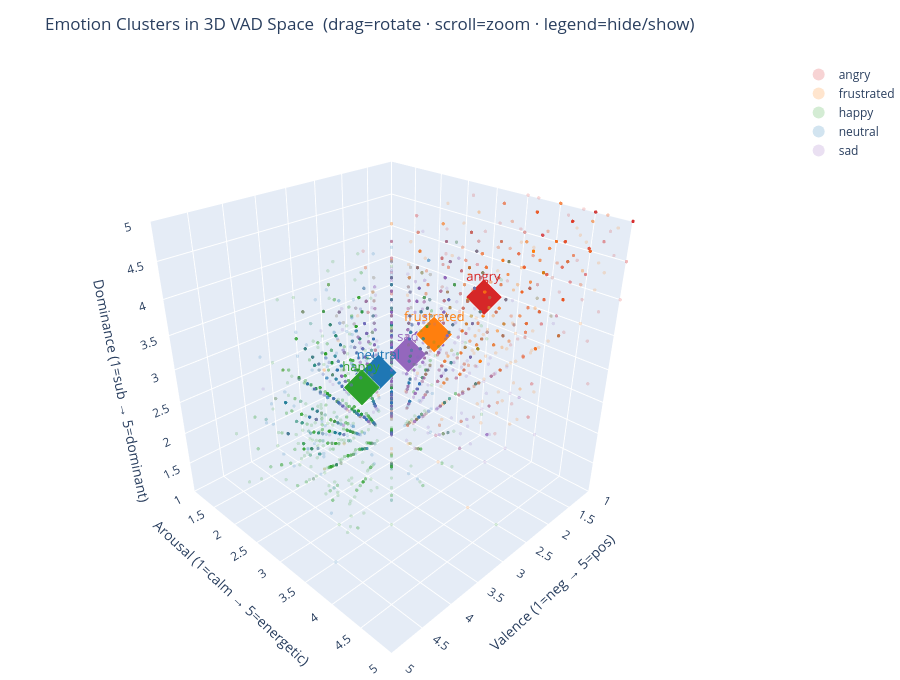

The notebook cell this image was saved under:
### Markdown cell above
`EmoAct` cleanly separates high-arousal classes (angry, happy) from low-arousal ones (neutral, sad) — the most discriminative VAD dimension. `EmoVal` separates positive (happy) from negative (angry, sad), with neutral in the middle. `EmoDom` is weaker: angry scores highest (dominant) and sad lowest (submissive), but distributions overlap more than in the other two dimensions. All three VAD scores are useful features for the classifier.

### Code cell
PLOTLY_COLORS = {
    "angry"     : "#d62728",
    "frustrated": "#ff7f0e",
    "happy"     : "#2ca02c",
    "neutral"   : "#1f77b4",
    "sad"       : "#9467bd",
}
vad_means = df.groupby("emotion")[["EmoVal", "EmoAct", "EmoDom"]].mean().round(2)

fig = go.Figure()
for emo, color in PLOTLY_COLORS.items():
    sub = df[df["emotion"] == emo]
    fig.add_trace(go.Scatter3d(
        x=sub["EmoVal"], y=sub["EmoAct"], z=sub["EmoDom"],
        mode="markers", name=emo,
        marker=dict(size=2, color=color, opacity=0.18),
        hovertemplate=f"{emo} — Val:%{{x:.2f}} Act:%{{y:.2f}} Dom:%{{z:.2f}}<extra></extra>"
    ))
    m = vad_means.loc[emo]
    fig.add_trace(go.Scatter3d(
        x=[m["EmoVal"]], y=[m["EmoAct"]], z=[m["EmoDom"]],
        mode="markers+text", showlegend=False,
        marker=dict(size=12, color=color, symbol="diamond", line=dict(color="white", width=2)),
        text=[emo], textposition="top center", textfont=dict(size=13, color=color)
    ))

fig.update_layout(
    title="Emotion Clusters in 3D VAD Space  (drag=rotate · scroll=zoom · legend=hide/show)",
    scene=dict(
        xaxis_title="Valence (1=neg → 5=pos)",
        yaxis_title="Arousal (1=calm → 5=energetic)",
        zaxis_title="Dominance (1=sub → 5=dominant)",
        xaxis=dict(range=[1, 5]), yaxis=dict(range=[1, 5]), zaxis=dict(range=[1, 5]),
        camera=dict(eye=dict(x=1.5, y=1.5, z=1.2))
    ),
    width=900, height=680,
    margin=dict(l=0, r=0, b=0, t=60),
    legend=dict(itemsizing="constant")
)
fig.show()

### Figure 1 — Plotly figure (JSON) as saved in the notebook; plotly's stock layout.template omitted (floating-point values rounded to 4 significant figures; data arrays with more than 128 entries replaced by an {"elided": "..."} marker saying what was removed)
{"data": [{"hovertemplate": "angry — Val:%{x:.2f} Act:%{y:.2f} Dom:%{z:.2f}<extra></extra>", "marker": {"color": "#d62728", "opacity": 0.18, "size": 2}, "mode": "markers", "name": "angry", "type": "scatter3d", "x": {"elided": "1269 float values"}, "y": {"elided": "1269 float values"}, "z": {"elided": "1269 float values"}}, {"marker": {"color": "#d62728", "line": {"color": "white", "width": 2}, "size": 12, "symbol": "diamond"}, "mode": "markers+text", "showlegend": false, "text": ["angry"], "textfont": {"color": "#d62728", "size": 13}, "textposition": "top center", "type": "scatter3d", "x": [1.93], "y": [3.6], "z": [3.89]}, {"hovertemplate": "frustrated — Val:%{x:.2f} Act:%{y:.2f} Dom:%{z:.2f}<extra></extra>", "marker": {"color": "#ff7f0e", "opacity": 0.18, "size": 2}, "mode": "markers", "name": "frustrated", "type": "scatter3d", "x": {"elided": "2917 float values"}, "y": {"elided": "2917 float values"}, "z": {"elided": "2917 float values"}}, {"marker": {"color": "#ff7f0e", "line": {"color": "white", "width": 2}, "size": 12, "symbol": "diamond"}, "mode": "markers+text", "showlegend": false, "text": ["frustrated"], "textfont": {"color": "#ff7f0e", "size": 13}, "textposition": "top center", "type": "scatter3d", "x": [2.35], "y": [3.14], "z": [3.34]}, {"hovertemplate": "happy — Val:%{x:.2f} Act:%{y:.2f} Dom:%{z:.2f}<extra></extra>", "marker": {"color": "#2ca02c", "opacity": 0.18, "size": 2}, "mode": "markers", "name": "happy", "type": "scatter3d", "x": {"elided": "2632 float values"}, "y": {"elided": "2632 float values"}, "z": {"elided": "2632 float values"}}, {"marker": {"color": "#2ca02c", "line": {"color": "white", "width": 2}, "size": 12, "symbol": "diamond"}, "mode": "markers+text", "showlegend": false, "text": ["happy"], "textfont": {"color": "#2ca02c", "size": 13}, "textposition": "top center", "type": "scatter3d", "x": [3.8], "y": [3.29], "z": [3.2]}, {"hovertemplate": "neutral — Val:%{x:.2f} Act:%{y:.2f} Dom:%{z:.2f}<extra></extra>", "marker": {"color": "#1f77b4", "opacity": 0.18, "size": 2}, "mode": "markers", "name": "neutral", "type": "scatter3d", "x": {"elided": "1726 float values"}, "y": {"elided": "1726 float values"}, "z": {"elided": "1726 float values"}}, {"marker": {"color": "#1f77b4", "line": {"color": "white", "width": 2}, "size": 12, "symbol": "diamond"}, "mode": "markers+text", "showlegend": false, "text": ["neutral"], "textfont": {"color": "#1f77b4", "size": 13}, "textposition": "top center", "type": "scatter3d", "x": [2.98], "y": [2.73], "z": [2.85]}, {"hovertemplate": "sad — Val:%{x:.2f} Act:%{y:.2f} Dom:%{z:.2f}<extra></extra>", "marker": {"color": "#9467bd", "opacity": 0.18, "size": 2}, "mode": "markers", "name": "sad", "type": "scatter3d", "x": {"elided": "1250 float values"}, "y": {"elided": "1250 float values"}, "z": {"elided": "1250 float values"}}, {"marker": {"color": "#9467bd", "line": {"color": "white", "width": 2}, "size": 12, "symbol": "diamond"}, "mode": "markers+text", "showlegend": false, "text": ["sad"], "textfont": {"color": "#9467bd", "size": 13}, "textposition": "top center", "type": "scatter3d", "x": [2.28], "y": [2.6], "z": [2.81]}], "layout": {"height": 680, "legend": {"itemsizing": "constant"}, "margin": {"b": 0, "l": 0, "r": 0, "t": 60}, "scene": {"camera": {"eye": {"x": 1.5, "y": 1.5, "z": 1.2}}, "xaxis": {"range": [1, 5], "title": {"text": "Valence (1=neg → 5=pos)"}}, "yaxis": {"range": [1, 5], "title": {"text": "Arousal (1=calm → 5=energetic)"}}, "zaxis": {"range": [1, 5], "title": {"text": "Dominance (1=sub → 5=dominant)"}}}, "title": {"text": "Emotion Clusters in 3D VAD Space  (drag=rotate · scroll=zoom · legend=hide/show)"}, "width": 900}}
